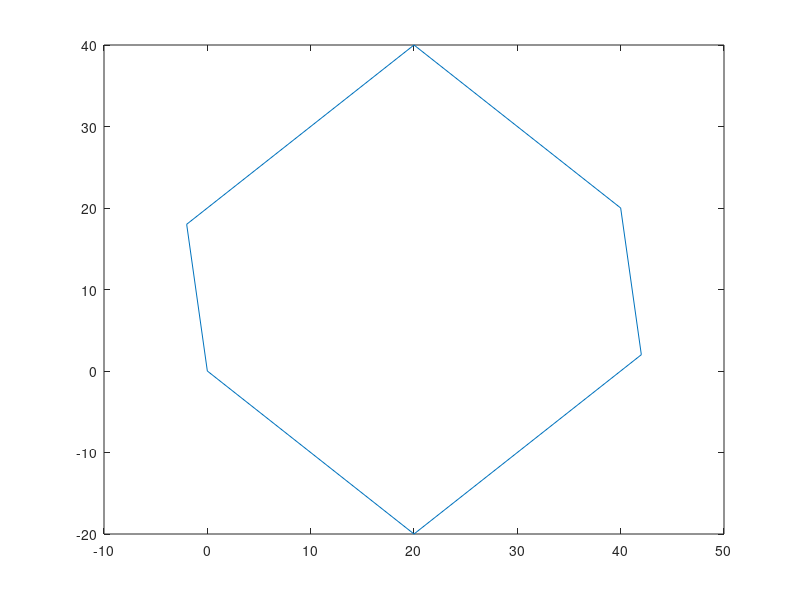

MATLAB code to generate this figure:

x0 = 20;
x = [5; 0; -5; 0];
%x = [-4; 0; 2; 3];
%x = [-4; 1; 2; 3];

y0 = 10;
y = [5; 0; 5; 0];
%y = [-2; 1; 0; -1];
%y = [-2; 0; 0; 1];


u0 = 0;
u = [6; 0; 4; 0];

v0 = 0;
v = [0; 3; 0; 7];

x0 = x0 + u0 + v0;
x = x + u + v;

y0 = y0 + u0 - v0;
y = y + u - v;


% Get all permutations of noise symbol extremities
terms = size(x, 1);
x = repmat(x, 1, 2^terms);
y = repmat(y, 1, 2^terms);
e = zeros(terms, 2^terms);
for i = 1:2^terms
    e(:, i) = de2bi(i - 1, terms);
end
e(e == 0) = -1;

xx = x0 + sum(x .* e);
yy = y0 + sum(y .* e);

k = convhull(xx' ,yy');
plot(xx(k), yy(k));
